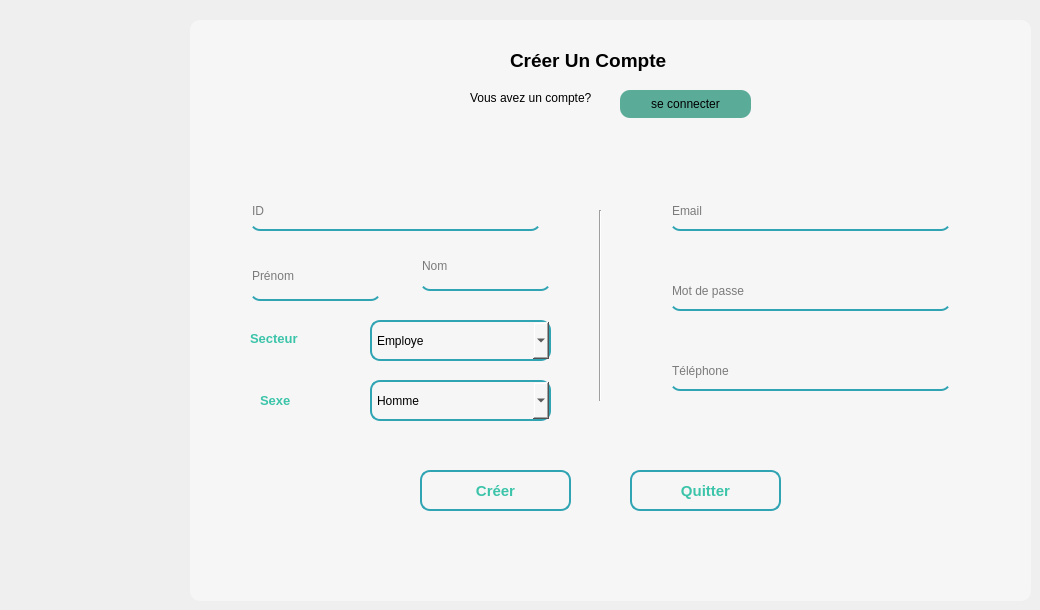
    <widget class="QWidget" name="tab_2">
     <property name="styleSheet">
      <string notr="true">#tab_2{
background-color: #31a4b4; 
}</string>
     </property>
     <attribute name="title">
      <string/>
     </attribute>
     <widget class="QLabel" name="label_4">
      <property name="geometry">
       <rect>
        <x>510</x>
        <y>40</y>
        <width>211</width>
        <height>41</height>
       </rect>
      </property>
      <property name="palette">
       <palette>
        <active>
         <colorrole role="WindowText">
          <brush brushstyle="SolidPattern">
           <color alpha="255">
            <red>0</red>
            <green>0</green>
            <blue>0</blue>
           </color>
          </brush>
         </colorrole>
        </active>
        <inactive>
         <colorrole role="WindowText">
          <brush brushstyle="SolidPattern">
           <color alpha="255">
            <red>0</red>
            <green>0</green>
            <blue>0</blue>
           </color>
          </brush>
         </colorrole>
        </inactive>
        <disabled>
         <colorrole role="WindowText">
          <brush brushstyle="SolidPattern">
           <color alpha="255">
            <red>120</red>
            <green>120</green>
            <blue>120</blue>
           </color>
          </brush>
         </colorrole>
        </disabled>
       </palette>
      </property>
      <property name="font">
       <font>
        <pointsize>14</pointsize>
        <weight>75</weight>
        <italic>false</italic>
        <bold>true</bold>
       </font>
      </property>
      <property name="text">
       <string>Créer Un Compte</string>
      </property>
     </widget>
     <widget class="QLabel" name="label_8">
      <property name="geometry">
       <rect>
        <x>250</x>
        <y>330</y>
        <width>71</width>
        <height>16</height>
       </rect>
      </property>
      <property name="palette">
       <palette>
        <active>
         <colorrole role="WindowText">
          <brush brushstyle="SolidPattern">
           <color alpha="255">
            <red>59</red>
            <green>196</green>
            <blue>169</blue>
           </color>
          </brush>
         </colorrole>
        </active>
        <inactive>
         <colorrole role="WindowText">
          <brush brushstyle="SolidPattern">
           <color alpha="255">
            <red>59</red>
            <green>196</green>
            <blue>169</blue>
           </color>
          </brush>
         </colorrole>
        </inactive>
        <disabled>
         <colorrole role="WindowText">
          <brush brushstyle="SolidPattern">
           <color alpha="255">
            <red>120</red>
            <green>120</green>
            <blue>120</blue>
           </color>
          </brush>
         </colorrole>
        </disabled>
       </palette>
      </property>
      <property name="font">
       <font>
        <pointsize>10</pointsize>
        <weight>75</weight>
        <bold>true</bold>
       </font>
      </property>
      <property name="text">
       <string>Secteur</string>
      </property>
     </widget>
     <widget class="QLineEdit" name="prenomcompte">
      <property name="geometry">
       <rect>
        <x>250</x>
        <y>260</y>
        <width>131</width>
        <height>41</height>
       </rect>
      </property>
      <property name="styleSheet">
       <string notr="true">#prenomcompte{

 background-color: #f6f6f6;
border: none;
    border-bottom: 2px solid #31a4b4;
    border-radius: 10px;
    padding-bottom: 7px;
    selection-background-color: #31a4b4;
}</string>
      </property>
      <property name="placeholderText">
       <string>Prénom</string>
      </property>
     </widget>
     <widget class="QLineEdit" name="nomcompte">
      <property name="geometry">
       <rect>
        <x>420</x>
        <y>250</y>
        <width>131</width>
        <height>41</height>
       </rect>
      </property>
      <property name="styleSheet">
       <string notr="true">#nomcompte{

 background-color: #f6f6f6;
border: none;
    border-bottom: 2px solid #31a4b4;
    border-radius: 10px;
    padding-bottom: 7px;
    selection-background-color: #31a4b4;
}</string>
      </property>
      <property name="placeholderText">
       <string>Nom</string>
      </property>
     </widget>
     <widget class="QLineEdit" name="emailcompte">
      <property name="geometry">
       <rect>
        <x>670</x>
        <y>200</y>
        <width>281</width>
        <height>31</height>
       </rect>
      </property>
      <property name="styleSheet">
       <string notr="true">#emailcompte{

background-color: #f6f6f6;
border: none;
    border-bottom: 2px solid #31a4b4;
    border-radius: 10px;
    padding-bottom: 7px;
    selection-background-color: #31a4b4;
}</string>
      </property>
      <property name="placeholderText">
       <string>Email</string>
      </property>
     </widget>
     <widget class="QComboBox" name="secteurcompte">
      <property name="geometry">
       <rect>
        <x>370</x>
        <y>320</y>
        <width>181</width>
        <height>41</height>
       </rect>
      </property>
      <property name="styleSheet">
       <string notr="true">#secteurcompte{

 background-color: #f6f6f6;
    border: 2px solid #31a4b4;
    border-radius: 10px;
    padding: 5px;
    selection-background-color: #31a4b4;
}

#secteurcompte QLabel[style=&quot;QCombobox::down-arrow&quot;]{
qproperty-alignment: AlignCenter;
color: #31a4b4;
}</string>
      </property>
      <item>
       <property name="text">
        <string>Employe</string>
       </property>
      </item>
      <item>
       <property name="text">
        <string>Equipement</string>
       </property>
      </item>
      <item>
       <property name="text">
        <string>Patient</string>
       </property>
      </item>
      <item>
       <property name="text">
        <string>Reservation</string>
       </property>
      </item>
      <item>
       <property name="text">
        <string>Paiement</string>
       </property>
      </item>
      <item>
       <property name="text">
        <string>Suivie de Traitement</string>
       </property>
      </item>
     </widget>
     <widget class="QLineEdit" name="mdpcompte">
      <property name="geometry">
       <rect>
        <x>670</x>
        <y>280</y>
        <width>281</width>
        <height>31</height>
       </rect>
      </property>
      <property name="styleSheet">
       <string notr="true">#mdpcompte{

background-color: #f6f6f6;
border: none;
    border-bottom: 2px solid #31a4b4;
    border-radius: 10px;
    padding-bottom: 7px;
    selection-background-color: #31a4b4;
}</string>
      </property>
      <property name="placeholderText">
       <string>Mot de passe</string>
      </property>
     </widget>
     <widget class="QPushButton" name="creer_compte">
      <property name="geometry">
       <rect>
        <x>420</x>
        <y>470</y>
        <width>151</width>
        <height>41</height>
       </rect>
      </property>
      <property name="palette">
       <palette>
        <active>
         <colorrole role="Button">
          <brush brushstyle="SolidPattern">
           <color alpha="255">
            <red>246</red>
            <green>246</green>
            <blue>246</blue>
           </color>
          </brush>
         </colorrole>
         <colorrole role="ButtonText">
          <brush brushstyle="SolidPattern">
           <color alpha="255">
            <red>59</red>
            <green>196</green>
            <blue>169</blue>
           </color>
          </brush>
         </colorrole>
         <colorrole role="Base">
          <brush brushstyle="SolidPattern">
           <color alpha="255">
            <red>246</red>
            <green>246</green>
            <blue>246</blue>
           </color>
          </brush>
         </colorrole>
         <colorrole role="Window">
          <brush brushstyle="SolidPattern">
           <color alpha="255">
            <red>246</red>
            <green>246</green>
            <blue>246</blue>
           </color>
          </brush>
         </colorrole>
         <colorrole role="Highlight">
          <brush brushstyle="SolidPattern">
           <color alpha="255">
            <red>49</red>
            <green>164</green>
            <blue>180</blue>
           </color>
          </brush>
         </colorrole>
        </active>
        <inactive>
         <colorrole role="Button">
          <brush brushstyle="SolidPattern">
           <color alpha="255">
            <red>246</red>
            <green>246</green>
            <blue>246</blue>
           </color>
          </brush>
         </colorrole>
         <colorrole role="ButtonText">
          <brush brushstyle="SolidPattern">
           <color alpha="255">
            <red>59</red>
            <green>196</green>
            <blue>169</blue>
           </color>
          </brush>
         </colorrole>
         <colorrole role="Base">
          <brush brushstyle="SolidPattern">
           <color alpha="255">
            <red>246</red>
            <green>246</green>
            <blue>246</blue>
           </color>
          </brush>
         </colorrole>
         <colorrole role="Window">
          <brush brushstyle="SolidPattern">
           <color alpha="255">
            <red>246</red>
            <green>246</green>
            <blue>246</blue>
           </color>
          </brush>
         </colorrole>
         <colorrole role="Highlight">
          <brush brushstyle="SolidPattern">
           <color alpha="255">
            <red>49</red>
            <green>164</green>
            <blue>180</blue>
           </color>
          </brush>
         </colorrole>
        </inactive>
        <disabled>
         <colorrole role="Button">
          <brush brushstyle="SolidPattern">
           <color alpha="255">
            <red>246</red>
            <green>246</green>
            <blue>246</blue>
           </color>
          </brush>
         </colorrole>
         <colorrole role="ButtonText">
          <brush brushstyle="SolidPattern">
           <color alpha="255">
            <red>120</red>
            <green>120</green>
            <blue>120</blue>
           </color>
          </brush>
         </colorrole>
         <colorrole role="Base">
          <brush brushstyle="SolidPattern">
           <color alpha="255">
            <red>246</red>
            <green>246</green>
            <blue>246</blue>
           </color>
          </brush>
         </colorrole>
         <colorrole role="Window">
          <brush brushstyle="SolidPattern">
           <color alpha="255">
            <red>246</red>
            <green>246</green>
            <blue>246</blue>
           </color>
          </brush>
         </colorrole>
         <colorrole role="Highlight">
          <brush brushstyle="SolidPattern">
           <color alpha="255">
            <red>49</red>
            <green>164</green>
            <blue>180</blue>
           </color>
          </brush>
         </colorrole>
        </disabled>
       </palette>
      </property>
      <property name="font">
       <font>
        <pointsize>11</pointsize>
        <weight>75</weight>
        <bold>true</bold>
       </font>
      </property>
      <property name="styleSheet">
       <string notr="true">#creer_compte{

 background-color: #f6f6f6;
    border: 2px solid #31a4b4;
    border-radius: 10px;
    padding: 5px;
    selection-background-color: #31a4b4;
}

#creer_compte:hover{
background-color: #5bab99;
}</string>
      </property>
      <property name="text">
       <string>Créer</string>
      </property>
     </widget>
     <widget class="QPushButton" name="annuler_compte">
      <property name="geometry">
       <rect>
        <x>630</x>
        <y>470</y>
        <width>151</width>
        <height>41</height>
       </rect>
      </property>
      <property name="palette">
       <palette>
        <active>
         <colorrole role="Button">
          <brush brushstyle="SolidPattern">
           <color alpha="255">
            <red>246</red>
            <green>246</green>
            <blue>246</blue>
           </color>
          </brush>
         </colorrole>
         <colorrole role="ButtonText">
          <brush brushstyle="SolidPattern">
           <color alpha="255">
            <red>59</red>
            <green>196</green>
            <blue>169</blue>
           </color>
          </brush>
         </colorrole>
         <colorrole role="Base">
          <brush brushstyle="SolidPattern">
           <color alpha="255">
            <red>246</red>
            <green>246</green>
            <blue>246</blue>
           </color>
          </brush>
         </colorrole>
         <colorrole role="Window">
          <brush brushstyle="SolidPattern">
           <color alpha="255">
            <red>246</red>
            <green>246</green>
            <blue>246</blue>
           </color>
          </brush>
         </colorrole>
         <colorrole role="Highlight">
          <brush brushstyle="SolidPattern">
           <color alpha="255">
            <red>49</red>
            <green>164</green>
            <blue>180</blue>
           </color>
          </brush>
         </colorrole>
        </active>
        <inactive>
         <colorrole role="Button">
          <brush brushstyle="SolidPattern">
           <color alpha="255">
            <red>246</red>
            <green>246</green>
            <blue>246</blue>
           </color>
          </brush>
         </colorrole>
         <colorrole role="ButtonText">
          <brush brushstyle="SolidPattern">
           <color alpha="255">
            <red>59</red>
            <green>196</green>
            <blue>169</blue>
           </color>
          </brush>
         </colorrole>
         <colorrole role="Base">
          <brush brushstyle="SolidPattern">
           <color alpha="255">
            <red>246</red>
            <green>246</green>
            <blue>246</blue>
           </color>
          </brush>
         </colorrole>
         <colorrole role="Window">
          <brush brushstyle="SolidPattern">
           <color alpha="255">
            <red>246</red>
            <green>246</green>
            <blue>246</blue>
           </color>
          </brush>
         </colorrole>
         <colorrole role="Highlight">
          <brush brushstyle="SolidPattern">
           <color alpha="255">
            <red>49</red>
            <green>164</green>
            <blue>180</blue>
           </color>
          </brush>
         </colorrole>
        </inactive>
        <disabled>
         <colorrole role="Button">
          <brush brushstyle="SolidPattern">
           <color alpha="255">
            <red>246</red>
            <green>246</green>
            <blue>246</blue>
           </color>
          </brush>
         </colorrole>
         <colorrole role="ButtonText">
          <brush brushstyle="SolidPattern">
           <color alpha="255">
            <red>120</red>
            <green>120</green>
            <blue>120</blue>
           </color>
          </brush>
         </colorrole>
         <colorrole role="Base">
          <brush brushstyle="SolidPattern">
           <color alpha="255">
            <red>246</red>
            <green>246</green>
            <blue>246</blue>
           </color>
          </brush>
         </colorrole>
         <colorrole role="Window">
          <brush brushstyle="SolidPattern">
           <color alpha="255">
            <red>246</red>
            <green>246</green>
            <blue>246</blue>
           </color>
          </brush>
         </colorrole>
         <colorrole role="Highlight">
          <brush brushstyle="SolidPattern">
           <color alpha="255">
            <red>49</red>
            <green>164</green>
            <blue>180</blue>
           </color>
          </brush>
         </colorrole>
        </disabled>
       </palette>
      </property>
      <property name="font">
       <font>
        <pointsize>11</pointsize>
        <weight>75</weight>
        <bold>true</bold>
       </font>
      </property>
      <property name="styleSheet">
       <string notr="true">#annuler_compte{

 background-color: #f6f6f6;
    border: 2px solid #31a4b4;
    border-radius: 10px;
    padding: 5px;
    selection-background-color: #31a4b4;
}

#annuler_compte:hover{
background-color: #5bab99;
}</string>
      </property>
      <property name="text">
       <string>Quitter</string>
      </property>
     </widget>
     <widget class="QLabel" name="label_11">
      <property name="geometry">
       <rect>
        <x>50</x>
        <y>30</y>
        <width>111</width>
        <height>71</height>
       </rect>
      </property>
      <property name="text">
       <string/>
      </property>
      <property name="pixmap">
       <pixmap>../logggoo-removebg-preview.png</pixmap>
      </property>
      <property name="scaledContents">
       <bool>true</bool>
      </property>
      <property name="indent">
       <number>1</number>
      </property>
     </widget>
     <widget class="QLineEdit" name="idcompte">
      <property name="geometry">
       <rect>
        <x>250</x>
        <y>200</y>
        <width>291</width>
        <height>31</height>
       </rect>
      </property>
      <property name="styleSheet">
       <string notr="true">#idcompte{

background-color: #f6f6f6;
border: none;
    border-bottom: 2px solid #31a4b4;
    border-radius: 10px;
    padding-bottom: 7px;
    selection-background-color: #31a4b4;
}</string>
      </property>
      <property name="placeholderText">
       <string>ID</string>
      </property>
     </widget>
     <widget class="QLineEdit" name="numcompte">
      <property name="geometry">
       <rect>
        <x>670</x>
        <y>360</y>
        <width>281</width>
        <height>31</height>
       </rect>
      </property>
      <property name="styleSheet">
       <string notr="true">#numcompte{

background-color: #f6f6f6;
border: none;
    border-bottom: 2px solid #31a4b4;
    border-radius: 10px;
    padding-bottom: 7px;
    selection-background-color: #31a4b4;
}</string>
      </property>
      <property name="placeholderText">
       <string>Téléphone</string>
      </property>
     </widget>
     <widget class="QComboBox" name="sexecompte">
      <property name="geometry">
       <rect>
        <x>370</x>
        <y>380</y>
        <width>181</width>
        <height>41</height>
       </rect>
      </property>
      <property name="styleSheet">
       <string notr="true">#sexecompte{

 background-color: #f6f6f6;
    border: 2px solid #31a4b4;
    border-radius: 10px;
    padding: 5px;
    selection-background-color: #31a4b4;
}

#sexecompte QLabel[style=&quot;QCombobox::down-arrow&quot;]{
qproperty-alignment: AlignCenter;
color: #31a4b4;
}</string>
      </property>
      <item>
       <property name="text">
        <string>Homme</string>
       </property>
      </item>
      <item>
       <property name="text">
        <string>Femme</string>
       </property>
      </item>
     </widget>
     <widget class="QLabel" name="label_25">
      <property name="geometry">
       <rect>
        <x>260</x>
        <y>390</y>
        <width>81</width>
        <height>20</height>
       </rect>
      </property>
      <property name="palette">
       <palette>
        <active>
         <colorrole role="WindowText">
          <brush brushstyle="SolidPattern">
           <color alpha="255">
            <red>59</red>
            <green>196</green>
            <blue>169</blue>
           </color>
          </brush>
         </colorrole>
        </active>
        <inactive>
         <colorrole role="WindowText">
          <brush brushstyle="SolidPattern">
           <color alpha="255">
            <red>59</red>
            <green>196</green>
            <blue>169</blue>
           </color>
          </brush>
         </colorrole>
        </inactive>
        <disabled>
         <colorrole role="WindowText">
          <brush brushstyle="SolidPattern">
           <color alpha="255">
            <red>120</red>
            <green>120</green>
            <blue>120</blue>
           </color>
          </brush>
         </colorrole>
        </disabled>
       </palette>
      </property>
      <property name="font">
       <font>
        <pointsize>10</pointsize>
        <weight>75</weight>
        <bold>true</bold>
       </font>
      </property>
      <property name="text">
       <string>Sexe</string>
      </property>
     </widget>
     <widget class="Line" name="line_2">
      <property name="geometry">
       <rect>
        <x>590</x>
        <y>210</y>
        <width>20</width>
        <height>191</height>
       </rect>
      </property>
      <property name="orientation">
       <enum>Qt::Vertical</enum>
      </property>
     </widget>
     <widget class="QLabel" name="label_5">
      <property name="geometry">
       <rect>
        <x>190</x>
        <y>20</y>
        <width>841</width>
        <height>581</height>
       </rect>
      </property>
      <property name="styleSheet">
       <string notr="true">#label_5 {
    font-size: 24px; /* Adjust font size as needed */
    font-weight: bold; /* Adjust font weight as needed */
    text-align: center; /* Center align text */
    padding: 10px; /* Add padding for better appearance */
    background-color: #f6f6f6; /* Background color of the label */
    border-radius: 10px; /* Border radius for rounded corners */
    box-shadow: 0 0 10px 5px rgba(0, 0, 0, 0.5); /* Box shadow for depth illusion */
    text-shadow: 1px 1px 2px rgba(255, 255, 255, 0.5); /* Text shadow for depth illusion */
}</string>
      </property>
      <property name="text">
       <string/>
      </property>
     </widget>
     <widget class="QLabel" name="label_6">
      <property name="geometry">
       <rect>
        <x>470</x>
        <y>90</y>
        <width>171</width>
        <height>16</height>
       </rect>
      </property>
      <property name="text">
       <string>Vous avez un compte?</string>
      </property>
     </widget>
     <widget class="QPushButton" name="allerseconnecter">
      <property name="geometry">
       <rect>
        <x>620</x>
        <y>90</y>
        <width>131</width>
        <height>28</height>
       </rect>
      </property>
      <property name="styleSheet">
       <string notr="true">
#allerseconnecter {
    background-color: #5bab99; /* Set initial background color */
      border: transparent; /* Remove border */
    border-radius: 10px;
    padding: 5px; /* Add padding for better appearance */
}

</string>
      </property>
      <property name="text">
       <string>se connecter</string>
      </property>
     </widget>
     <zorder>label_5</zorder>
     <zorder>label_4</zorder>
     <zorder>label_8</zorder>
     <zorder>prenomcompte</zorder>
     <zorder>nomcompte</zorder>
     <zorder>emailcompte</zorder>
     <zorder>secteurcompte</zorder>
     <zorder>mdpcompte</zorder>
     <zorder>creer_compte</zorder>
     <zorder>annuler_compte</zorder>
     <zorder>label_11</zorder>
     <zorder>idcompte</zorder>
     <zorder>numcompte</zorder>
     <zorder>sexecompte</zorder>
     <zorder>label_25</zorder>
     <zorder>line_2</zorder>
     <zorder>label_6</zorder>
     <zorder>allerseconnecter</zorder>
    </widget>
